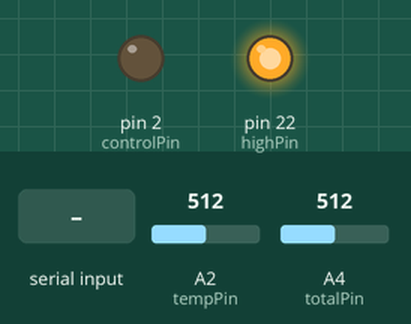
This sketch was run on a simulated Arduino Mega 2560, built with avr-gcc and run on an emulated ATmega2560. On the bench: output pins drawn as LEDs (lit = HIGH). Inputs (shaded band) come from the test bench; at power-on: A4 (totalPin) = 512, A2 (tempPin) = 512. What the sketch prints to the serial monitor is not drawn.

Above: at 1.2 s.
1.3 s: "t" received over Serial
3.2 s: A4 (totalPin) set to 531
5.1 s: "g" received over Serial
Timing chart, 0 to 8.1 s (numbered marks = the images above; inputs shaded):
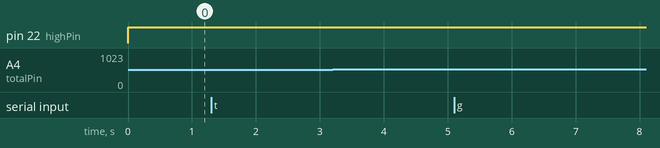

The sketch:

PID_Python_controlled.ino
```cpp
#include <EEPROM.h>
#include <EEPROMAnything.h>

struct parameters {  // a structure containing all the PID parameters
    float P;
    float I;
    float It;
    float D;
    float Dt;
    float set_temp;  // the set-temperature of the PID
}
params;

int controlPin = 2;        // sends PWM signal towards the TEC
int tempPin = A2;          // measures the thermistor's voltage
int totalPin = A4;         // measures the total voltage input
int highPin = 22;          // powers the TH10K

float error;               // the difference between the set temp and the real temp
float last_error = 0;      // the previous error
float lastlast_error = 0;  // the error before the previous error
float output = 0;

float temp = 25.0;         // the real temperature measured from thermistor
float v_therm,v25;           //  v_therm is voltage drop across the TH10K, v25vt is voltage drop adross R25, so voltage going into TH10k is v25-vt
float log_ratio_Rt_R25;    // log of the ratio between the current resistance of TH10K and resistance of TH10K at 298.15K(which is 10KOhm according to the instruction)
float a,b,c,d;             // datasheet parameters for obtaining temperature from TH10K
boolean ready = false;
boolean python_wants_data = false;
float start_time = millis();

void setup() {
  Serial.begin(9600);
  pinMode(highPin,OUTPUT);
  Serial.println("Setup run");
  EEPROM_readAnything(0, params); //read stored parameters from the EEPROM and store them in params
}

void loop() {
  // confirm (one time only) that Serial is ready to send/receive data
  if (Serial && ready==false) {
      Serial.println('r');
      ready=true;
  }
  else if (!Serial) {
    Serial.println("Serial not ready");
    ready=false;
  }

  // check for incoming commands from PID Controller
  if (Serial && Serial.available() > 0) {
      char response = Serial.read();
      // 'response' is which parameter you wish to change
      switch (response) {
        case 'p':
          // change P
          params.P = Serial.parseFloat();
          break;
        case 'i':
          // chagne I
          params.I = Serial.parseFloat();
          break;
        case 'd':
          // change D
          params.D = Serial.parseFloat();
          break;
        case 'j':
          // change It
          params.It = Serial.parseFloat();
          break;
        case 'e':
          // change Dt
          params.Dt = Serial.parseFloat();
          break;
        case 's':
          // change set-temperature
          params.set_temp = Serial.parseFloat();
          break;
        case 't': //'t'emperature wanted
          python_wants_data = true;
          start_time = millis();
          break;
        case 'h': //'h'alt data sending
          python_wants_data = false;
          break;
        case 'g': //'g'ive current parameters to python
          Serial.print(params.P); Serial.print(",");
          Serial.print(params.I*params.It); Serial.print(",");
          Serial.print(params.It); Serial.print(",");
          Serial.print(params.D/params.Dt); Serial.print(",");
          Serial.print(params.Dt); Serial.print(",");
          Serial.println(params.set_temp);
          break;
        case 'w': // 'w'rite params to eeprom, i.e. the params are good and will be used by the arduino until they are changed by the user.
          EEPROM_writeAnything(0, params);
          break;
        Serial.flush();
      }
  }
  else if (!Serial) {
    Serial.println("Nothing sent/Serial not ready");
  }

  // set necessary constants
  a = 3.354e-3; b = 2.562e-4; c = 2.14e-6; d = -7.241e-8; //------ parameters given from TH10K datasheet
  digitalWrite(highPin,HIGH);
  v25 = analogRead(totalPin);   //------------------ the voltage going into the TH10K, in binary range from 0 to 1023.
  v_therm = analogRead(tempPin);   //----------------- the voltage across the TH10K.
  // Rt,R25: the resistance of TH10K at temp T and resistance of TH10K at 25 degC (10kohm)
  // Given by formula R_therm/R25 = V/Vin,  R_therm = R25*vt/(v25-vt) --> R_therm/R25 = v_therm/(v25-v_therm)
  log_ratio_Rt_R25 = log(v_therm/(v25-v_therm));
  // formula for temperature, from TH10K datasheet
  temp = 1/(a + b*log_ratio_Rt_R25 + c*(log_ratio_Rt_R25*log_ratio_Rt_R25)+d*(log_ratio_Rt_R25*log_ratio_Rt_R25*log_ratio_Rt_R25)) - 273;
  if (python_wants_data) {
     Serial.println(temp);
  }
  error = temp - params.set_temp;

  float PID_output = output + params.P*(error - last_error) + (params.I*params.It)*(error) + (params.D/params.Dt)*(lastlast_error - 2*last_error + error); // typical PID statement
  output = constrain(PID_output, -255, 255); //-------------- protect against large new_output values. This might not be very useful!
                                                   //         The range chosen will be an important factor. It should be there, but the limits should not be arbitrary.
  lastlast_error = last_error;  //--------------------------------- update errors
  last_error = error;
  float TEC_voltage = mapf(output, -255, 255,150, 220);   //-------- map the output from (-255 to 255) to appropriate range of PWM output, (60,220).
                                                          //-------- the range (60,220) is used because the output TEC_voltage will be symmetric within this range,
                                                          //          i.e., TEC_voltage(pwm=(220-60)/2+60) = 0.0 V
                                                          //          This will later be converted to +/- 4 V to drive the TEC.
  analogWrite(controlPin, int(TEC_voltage)); //-------------------- drive the TEC with this PWM signal

  delay(10);  //--------------------------------------------------- (in milliseconds)
}

// A mapping function similar to the Arduino map function, but returns a float instead of an int.
float mapf(float x, float in_min, float in_max, float out_min, float out_max) {
  return (x - in_min) * (out_max - out_min) / (in_max - in_min) + out_min;
}
```

Measured:
- after the input at 1.3 s, every drawn part: stays the same
- after the input at 3.2 s, every drawn part: stays the same
- after the input at 5.1 s, every drawn part: stays the same
